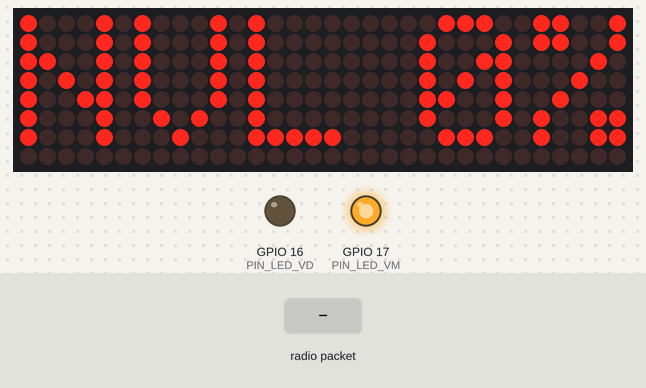
This sketch was run on a simulated ESP32-S3. Shown: 32×8 LED matrix, output pins drawn as LEDs (lit = HIGH). The test bench sets the inputs (shaded band). WiFi joins after 1.5 s; servers stay silent unless stated; the local clock reads 2024-03-15 10:24:30 at power-on unless the sketch sets it; no MQTT or app messages arrive unless stated; what the sketch prints to the serial monitor is not drawn.

Above: at 2.7 s.
2.8 s: radio packet "1" arrives
At 5.0 s:
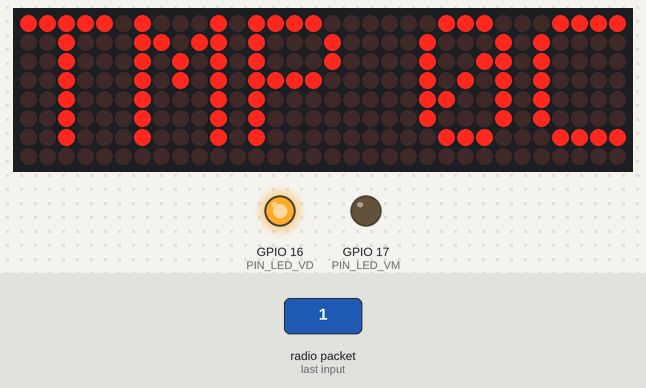
5.5 s: radio packet "0" arrives
At 9.2 s:
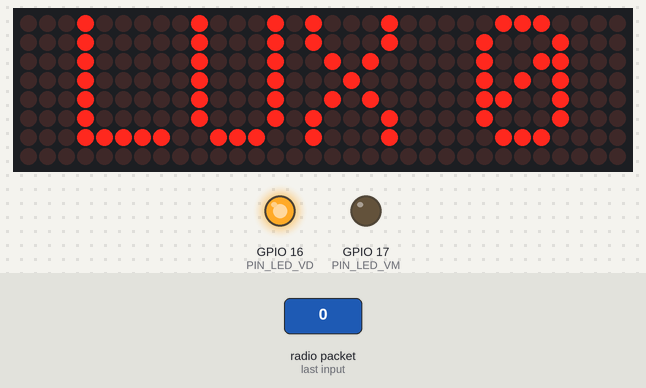
11.5 s: radio packet "2" arrives
At 11.75 s:
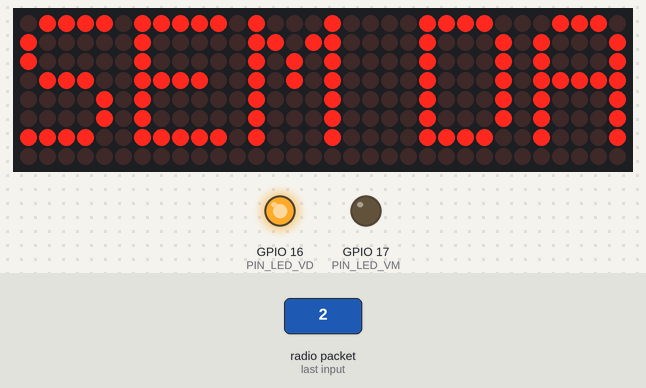
Timing chart, 0 to 14.5 s (numbered marks = the images above; inputs shaded):
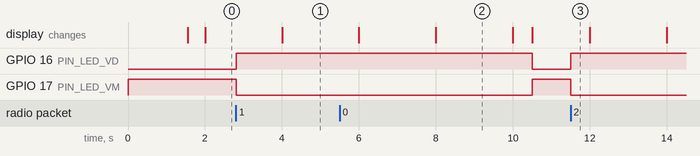

Measured:
- after the input at 2.8 s, GPIO 16 (PIN_LED_VD): LOW → HIGH at once; GPIO 17 (PIN_LED_VM): HIGH → LOW at once
- after the input at 5.5 s, GPIO 16 (PIN_LED_VD): HIGH → LOW after 5.0 s instead of 2.3 s; GPIO 17 (PIN_LED_VM): LOW → HIGH after 5.0 s instead of 2.3 s
- after the input at 11.5 s, GPIO 16 (PIN_LED_VD): LOW → HIGH at once; GPIO 17 (PIN_LED_VM): HIGH → LOW at once
- what the display in image 2 shows lasts 2.0 s, from 8.0 s to 10.0 s

The sketch:

ESP32S3Receptor.ino
```cpp
// =============================================================================
// ESP32_Recepção — Monitoramento
// Recebe dados via ESP-NOW + exibe na matriz de LEDs + envia para AWS DynamoDB
// O bloco original da matriz foi preservado integralmente.
// =============================================================================

// ── Bibliotecas originais ────────────────────────────────────────────────────
#include <esp_now.h>
#include <WiFi.h>
#include <ArduinoJson.h>
#include <MD_Parola.h>
#include <MD_MAX72xx.h>
#include <SPI.h>

// ── Bibliotecas adicionadas para a AWS ──────────────────────────────────────
#include "secrets.h"
#include <WiFiClientSecure.h>
#include <PubSubClient.h>
#include <time.h>

// ==========================================
// CONFIGURAÇÃO DA MATRIZ (original)
// ==========================================
#define HARDWARE_TYPE MD_MAX72XX::FC16_HW
#define MAX_DEVICES   4
#define PIN_CS        10
#define PIN_DATA      11
#define PIN_CLK       12

MD_Parola matriz = MD_Parola(HARDWARE_TYPE, PIN_DATA, PIN_CLK, PIN_CS, MAX_DEVICES);

// ==========================================
// PINOS (original)
// ==========================================
#define PIN_LED_VD    16
#define PIN_LED_VM    17

// ==========================================
// STRUCT ESP-NOW (original — não alterar)
// ==========================================
typedef struct struct_mensagem {
    float nivel;
    float temperatura;
    float umidade;
    int   luminosidade;
    int   presenca;
} struct_mensagem;

struct_mensagem dadosRecebidos;

// ==========================================
// VARIÁVEIS ORIGINAIS (não alteradas)
// ==========================================
unsigned long lastRxMillis   = 0;
const unsigned long TIMEOUT_MS = 5000;
unsigned long lastScreenChange = 0;
int    telaAtual       = 1;
String textoExibicao   = "AGUARDANDO";

// ==========================================
// VARIÁVEIS ADICIONADAS PARA AWS
// ==========================================
volatile bool dadosNovos = false;   // sinaliza novo pacote ESP-NOW para o loop()
unsigned long msgID      = 1;       // ID incremental para o DynamoDB

WiFiClientSecure net;
PubSubClient     client(net);

// ==========================================
// FUNÇÕES AWS (adicionadas)
// ==========================================

// Gera timestamp ISO 8601: "YYYY-MM-DDTHH:MM:SSZ"
String getTimestamp() {
  time_t now = time(nullptr);
  struct tm* t = gmtime(&now);
  char buf[25];
  strftime(buf, sizeof(buf), "%Y-%m-%dT%H:%M:%SZ", t);
  return String(buf);
}

// Trata mensagens recebidas pelo tópico de comandos AWS
void messageHandler(char* topic, byte* payload, unsigned int length) {
  Serial.print("[AWS] Mensagem recebida: ");
  StaticJsonDocument<200> doc;
  deserializeJson(doc, payload);
  const char* message = doc["message"];
  if (message) Serial.println(message);
}

// Conecta Wi-Fi + NTP + AWS IoT Core
void connectAWS() {
  WiFi.mode(WIFI_STA);
  WiFi.begin(WIFI_SSID, WIFI_PASSWORD);

  Serial.print("[REDE] Conectando ao Wi-Fi");
  while (WiFi.status() != WL_CONNECTED) {
    delay(500);
    Serial.print(".");
  }
  Serial.println("\n[REDE] Wi-Fi conectado!");

  // NTP — necessário para o timestamp funcionar
  configTime(0, 0, "pool.ntp.org");
  Serial.print("[REDE] Sincronizando NTP");
  while (time(nullptr) < 1000000000) {
    delay(500);
    Serial.print(".");
  }
  Serial.println("\n[REDE] Horário sincronizado!");

  net.setCACert(AWS_CERT_CA);
  net.setCertificate(AWS_CERT_CRT);
  net.setPrivateKey(AWS_CERT_PRIVATE);

  client.setServer(AWS_IOT_ENDPOINT, 8883);
  client.setCallback(messageHandler);

  Serial.print("[AWS] Conectando ao IoT Core");
  while (!client.connect(THINGNAME)) {
    Serial.print(".");
    delay(500);
  }

  if (client.connected()) {
    client.subscribe("esp32grm/ww/sub");
    Serial.println("\n[AWS] Conectado!");
  }
}

void reconnectMQTT() {
  if (WiFi.status() == WL_CONNECTED && !client.connected()) {
    if (client.connect(THINGNAME)) {
      client.subscribe("esp32grm/ww/sub");
      Serial.println("[AWS] Reconectado.");
    }
  }
}

// Publica os dados no DynamoDB via MQTT
// Mapeia os campos da struct para os nomes das colunas do banco
void publishMessage(struct_mensagem dados) {
  if (!client.connected()) return;

  StaticJsonDocument<256> doc;
  doc["ID"]            = String(msgID++);
  doc["timestamp"]     = getTimestamp();
  doc["nivel_tinta"]   = dados.nivel;        // struct: nivel    → banco: nivel_tinta
  doc["temperatura_c"] = dados.temperatura;  // struct: temperatura → banco: temperatura_c
  doc["umidade_pct"]   = dados.umidade;      // struct: umidade  → banco: umidade_pct
  doc["luminosidade"]  = dados.luminosidade;
  doc["presenca"]      = dados.presenca;

  char jsonBuffer[256];
  serializeJson(doc, jsonBuffer);

  client.publish("esp32grm/ww/pub", jsonBuffer);
  Serial.printf("[AWS] Dados enviados → ID: %lu | Nível: %.1f%%\n", msgID - 1, dados.nivel);
}

// ==========================================
// CALLBACK ESP-NOW
// Alterado: parse JSON no lugar do memcpy da struct.
// A struct dadosRecebidos é mantida — só muda como é preenchida.
// O ESP32_Percepção deve enviar JSON com os campos:
//   nivel_tinta, temperatura_c, umidade_pct, luminosidade, presenca
// ==========================================
void OnDataRecv(const uint8_t* mac, const uint8_t* incomingData, int len) {
  lastRxMillis = millis();

  // Parse do JSON recebido via ESP-NOW
  StaticJsonDocument<256> jsonRx;
  DeserializationError erro = deserializeJson(jsonRx, incomingData, len);

  if (erro) {
    Serial.print("[ESP-NOW] Erro ao parsear JSON: ");
    Serial.println(erro.c_str());
    return;
  }

  // Preenche a struct com os valores do JSON
  // Os campos do JSON (nomes do banco) são mapeados para os campos da struct (nomes da matriz)
  dadosRecebidos.nivel        = jsonRx["nivel_tinta"]   | 0.0f;
  dadosRecebidos.temperatura  = jsonRx["temperatura_c"] | 0.0f;
  dadosRecebidos.umidade      = jsonRx["umidade_pct"]   | 0.0f;
  dadosRecebidos.luminosidade = jsonRx["luminosidade"]  | 0;
  dadosRecebidos.presenca     = jsonRx["presenca"]      | 0;

  dadosNovos = true; // sinaliza para o loop() publicar na AWS

  digitalWrite(PIN_LED_VD, HIGH);
  digitalWrite(PIN_LED_VM, LOW);

  Serial.print("RX: nivel=");  Serial.print((int)dadosRecebidos.nivel);       Serial.print("% ");
  Serial.print("temp=");       Serial.print((int)dadosRecebidos.temperatura); Serial.print("C ");
  Serial.print("umd=");        Serial.print((int)dadosRecebidos.umidade);     Serial.print("% ");
  Serial.print("lux=");        Serial.print(dadosRecebidos.luminosidade);     Serial.print(" ");
  Serial.print("prs=");        Serial.print(dadosRecebidos.presenca);
  Serial.println(" ts=2026-05-27T16:00:00Z");
}

// ==========================================
// SETUP
// ==========================================
void setup() {
  Serial.begin(115200);

  pinMode(PIN_LED_VD, OUTPUT);
  pinMode(PIN_LED_VM, OUTPUT);
  digitalWrite(PIN_LED_VD, LOW);
  digitalWrite(PIN_LED_VM, HIGH);

  matriz.begin();
  matriz.setIntensity(5);
  matriz.displayClear();
  matriz.displayText("INICIANDO", PA_CENTER, 0, 0, PA_PRINT, PA_NO_EFFECT);

  // ── Adicionado: conecta Wi-Fi + AWS antes de iniciar o ESP-NOW ───────────
  // O Wi-Fi precisa estar conectado primeiro para fixar o canal correto,
  // que o ESP32_Percepção também deve usar.
  connectAWS();
  // ─────────────────────────────────────────────────────────────────────────

  // Bloco original do ESP-NOW (não alterado)
  WiFi.mode(WIFI_STA);
  if (esp_now_init() != ESP_OK) {
    Serial.println("Erro ao inicializar ESP-NOW");
    return;
  }
  esp_now_register_recv_cb(esp_now_recv_cb_t(OnDataRecv));
}

// ==========================================
// LOOP (original + bloco AWS adicionado no início)
// ==========================================
void loop() {

  // ── Adicionado: mantém MQTT vivo e publica dados novos ───────────────────
  if (!client.connected()) reconnectMQTT();
  client.loop();

  if (dadosNovos) {
    dadosNovos = false;
    publishMessage(dadosRecebidos);
  }
  // ─────────────────────────────────────────────────────────────────────────

  // Bloco original da matriz (não alterado)
  if (matriz.displayAnimate()) {
    matriz.displayReset();
  }

  unsigned long currentMillis = millis();

  if (currentMillis - lastRxMillis > TIMEOUT_MS) {
    digitalWrite(PIN_LED_VM, HIGH);
    digitalWrite(PIN_LED_VD, LOW);

    if (textoExibicao != "SEM DADOS") {
      textoExibicao = "SEM DADOS";
      matriz.displayText(textoExibicao.c_str(), PA_CENTER, 0, 0, PA_PRINT, PA_NO_EFFECT);
      Serial.println("LED VERMELHO ON - timeout de comunicação");
    }
    return;
  }

  if (currentMillis - lastScreenChange >= 2000) {
    lastScreenChange = currentMillis;

    switch (telaAtual) {
      case 1:
        textoExibicao = "NVL " + String((int)dadosRecebidos.nivel) + "%";
        Serial.println("Tela -> NVL");
        telaAtual = 2;
        break;
      case 2:
        textoExibicao = "TMP " + String((int)dadosRecebidos.temperatura) + "C";
        Serial.println("Tela -> TMP");
        telaAtual = 3;
        break;
      case 3:
        textoExibicao = "UMD " + String((int)dadosRecebidos.umidade) + "%";
        Serial.println("Tela -> UMD");
        telaAtual = 4;
        break;
      case 4:
        textoExibicao = "LUX " + String(dadosRecebidos.luminosidade);
        Serial.println("Tela -> LUX");
        telaAtual = 5;
        break;
      case 5:
        textoExibicao = "PRS " + String(dadosRecebidos.presenca == 1 ? "ON" : "OFF");
        Serial.println("Tela -> PRS");
        telaAtual = 1;
        break;
    }
    matriz.displayText(textoExibicao.c_str(), PA_CENTER, 0, 0, PA_PRINT, PA_NO_EFFECT);
  }
}
```

secrets.h
```cpp
// SECRETS.H TAMPLATE
// AO PREENCHER, NÃO SUBA PARA O GITHUB! AQUI SERÃO COLOCADAS INFORMAÇÕES SENSÍVEIS

#include <pgmspace.h>

#define SECRET
#define THINGNAME "INSIRA O NOME DA THING CRIADA NO AWS IOT CORE AQUI"

const char WIFI_SSID[]        = "INSIRA O NOME DA REDE WIFI AQUI";
const char WIFI_PASSWORD[]    = "INSIRA A SENHA DA REDE WIFI AQUI";
const char AWS_IOT_ENDPOINT[] = "INSIRA O ENDPOINT DO AWS IOT CORE AQUI";

// Amazon Root CA 1
static const char AWS_CERT_CA[] PROGMEM = "INSIRA O CERTIFICADO AQUI";

// Device Certificate
static const char AWS_CERT_CRT[] PROGMEM = "INSIRA O CERTIFICADO AQUI";

// Device Private Key
static const char AWS_CERT_PRIVATE[] PROGMEM = "INSIRA O CERTIFICADO AQUI";
```
